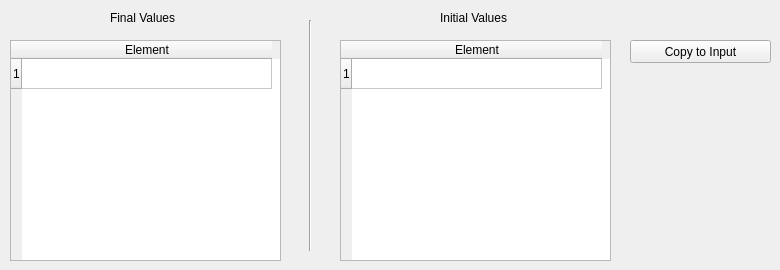
        <widget class="QWidget" name="tab_6">
         <attribute name="title">
          <string>Elements</string>
         </attribute>
         <widget class="QTableWidget" name="elements_table_fit_result">
          <property name="geometry">
           <rect>
            <x>10</x>
            <y>40</y>
            <width>271</width>
            <height>221</height>
           </rect>
          </property>
          <property name="focusPolicy">
           <enum>Qt::StrongFocus</enum>
          </property>
          <property name="editTriggers">
           <set>QAbstractItemView::NoEditTriggers</set>
          </property>
          <property name="alternatingRowColors">
           <bool>true</bool>
          </property>
          <attribute name="horizontalHeaderDefaultSectionSize">
           <number>250</number>
          </attribute>
          <row>
           <property name="text">
            <string>1</string>
           </property>
          </row>
          <column>
           <property name="text">
            <string>Element</string>
           </property>
           <property name="font">
            <font>
             <weight>50</weight>
             <bold>false</bold>
            </font>
           </property>
          </column>
          <item row="0" column="0">
           <property name="text">
            <string/>
           </property>
           <property name="flags">
            <set>ItemIsSelectable|ItemIsDragEnabled|ItemIsDropEnabled|ItemIsUserCheckable|ItemIsEnabled</set>
           </property>
          </item>
         </widget>
         <widget class="Line" name="line_7">
          <property name="geometry">
           <rect>
            <x>300</x>
            <y>20</y>
            <width>20</width>
            <height>231</height>
           </rect>
          </property>
          <property name="orientation">
           <enum>Qt::Vertical</enum>
          </property>
         </widget>
         <widget class="QLabel" name="initial_label_2">
          <property name="geometry">
           <rect>
            <x>440</x>
            <y>10</y>
            <width>101</width>
            <height>16</height>
           </rect>
          </property>
          <property name="text">
           <string>Initial Values</string>
          </property>
         </widget>
         <widget class="QLabel" name="final_label_2">
          <property name="geometry">
           <rect>
            <x>110</x>
            <y>10</y>
            <width>101</width>
            <height>16</height>
           </rect>
          </property>
          <property name="text">
           <string>Final Values</string>
          </property>
         </widget>
         <widget class="QTableWidget" name="elements_table_fit_result_initial">
          <property name="geometry">
           <rect>
            <x>340</x>
            <y>40</y>
            <width>271</width>
            <height>221</height>
           </rect>
          </property>
          <property name="editTriggers">
           <set>QAbstractItemView::NoEditTriggers</set>
          </property>
          <property name="alternatingRowColors">
           <bool>true</bool>
          </property>
          <attribute name="horizontalHeaderDefaultSectionSize">
           <number>250</number>
          </attribute>
          <row>
           <property name="text">
            <string>1</string>
           </property>
          </row>
          <column>
           <property name="text">
            <string>Element</string>
           </property>
           <property name="font">
            <font>
             <weight>50</weight>
             <bold>false</bold>
            </font>
           </property>
          </column>
          <item row="0" column="0">
           <property name="text">
            <string/>
           </property>
           <property name="flags">
            <set>ItemIsSelectable|ItemIsDragEnabled|ItemIsDropEnabled|ItemIsUserCheckable|ItemIsEnabled</set>
           </property>
          </item>
         </widget>
         <widget class="QPushButton" name="copyElements_button">
          <property name="geometry">
           <rect>
            <x>630</x>
            <y>40</y>
            <width>141</width>
            <height>23</height>
           </rect>
          </property>
          <property name="text">
           <string>Copy to Input</string>
          </property>
         </widget>
        </widget>
